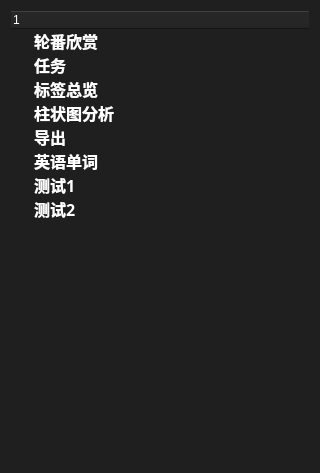
<?xml version="1.0" encoding="UTF-8"?>
<ui version="4.0">
 <class>controltreewidget</class>
 <widget class="QWidget" name="controltreewidget">
  <property name="geometry">
   <rect>
    <x>0</x>
    <y>0</y>
    <width>320</width>
    <height>473</height>
   </rect>
  </property>
  <property name="cursor">
   <cursorShape>ArrowCursor</cursorShape>
  </property>
  <property name="windowTitle">
   <string>Form</string>
  </property>
  <property name="styleSheet">
   <string notr="true">QWidget {
background-color: #1F1F1F;
 color: white;
border: none;

}</string>
  </property>
  <layout class="QVBoxLayout" name="verticalLayout">
   <item>
    <layout class="QHBoxLayout" name="horizontalLayout">
     <item>
      <widget class="QTreeWidget" name="treeWidget">
       <property name="cursor" stdset="0">
        <cursorShape>ArrowCursor</cursorShape>
       </property>
       <column>
        <property name="text">
         <string>1</string>
        </property>
        <property name="icon">
         <iconset resource="new.qrc">
          <normaloff>:/Photo/max_hover.png</normaloff>:/Photo/max_hover.png</iconset>
        </property>
       </column>
       <item>
        <property name="text">
         <string>轮番欣赏</string>
        </property>
        <property name="font">
         <font>
          <family>Segoe UI Variable Display Semib</family>
          <pointsize>12</pointsize>
          <bold>true</bold>
         </font>
        </property>
        <property name="icon">
         <iconset resource="new.qrc">
          <normaloff>:/Photo/image.png</normaloff>:/Photo/image.png</iconset>
        </property>
       </item>
       <item>
        <property name="text">
         <string>任务</string>
        </property>
        <property name="font">
         <font>
          <family>Segoe UI Black</family>
          <pointsize>12</pointsize>
          <bold>true</bold>
         </font>
        </property>
        <property name="icon">
         <iconset resource="new.qrc">
          <normaloff>:/Photo/image.png</normaloff>:/Photo/image.png</iconset>
        </property>
       </item>
       <item>
        <property name="text">
         <string>标签总览</string>
        </property>
        <property name="font">
         <font>
          <family>Segoe UI Black</family>
          <pointsize>12</pointsize>
          <bold>true</bold>
         </font>
        </property>
        <property name="icon">
         <iconset resource="new.qrc">
          <normaloff>:/Photo/image.png</normaloff>:/Photo/image.png</iconset>
        </property>
       </item>
       <item>
        <property name="text">
         <string>柱状图分析</string>
        </property>
        <property name="font">
         <font>
          <family>Segoe UI Black</family>
          <pointsize>12</pointsize>
          <bold>true</bold>
         </font>
        </property>
        <property name="icon">
         <iconset resource="new.qrc">
          <normaloff>:/Photo/image.png</normaloff>:/Photo/image.png</iconset>
        </property>
       </item>
       <item>
        <property name="text">
         <string>导出</string>
        </property>
        <property name="font">
         <font>
          <family>Segoe UI Semibold</family>
          <pointsize>12</pointsize>
          <bold>true</bold>
         </font>
        </property>
        <property name="icon">
         <iconset resource="new.qrc">
          <normaloff>:/Photo/image.png</normaloff>:/Photo/image.png</iconset>
        </property>
       </item>
       <item>
        <property name="text">
         <string>英语单词</string>
        </property>
        <property name="font">
         <font>
          <family>Segoe UI Semibold</family>
          <pointsize>12</pointsize>
          <bold>true</bold>
         </font>
        </property>
        <property name="icon">
         <iconset resource="new.qrc">
          <normaloff>:/Photo/image.png</normaloff>:/Photo/image.png</iconset>
        </property>
       </item>
       <item>
        <property name="text">
         <string>测试1</string>
        </property>
        <property name="font">
         <font>
          <family>Segoe UI Semibold</family>
          <pointsize>12</pointsize>
          <bold>true</bold>
         </font>
        </property>
        <property name="icon">
         <iconset resource="new.qrc">
          <normaloff>:/Photo/image.png</normaloff>:/Photo/image.png</iconset>
        </property>
       </item>
       <item>
        <property name="text">
         <string>测试2</string>
        </property>
        <property name="font">
         <font>
          <family>Segoe UI Semilight</family>
          <pointsize>12</pointsize>
          <bold>true</bold>
         </font>
        </property>
        <property name="icon">
         <iconset resource="new.qrc">
          <normaloff>:/Photo/image.png</normaloff>:/Photo/image.png</iconset>
        </property>
       </item>
      </widget>
     </item>
    </layout>
   </item>
  </layout>
 </widget>
 <resources>
  <include location="new.qrc"/>
 </resources>
 <connections/>
</ui>
